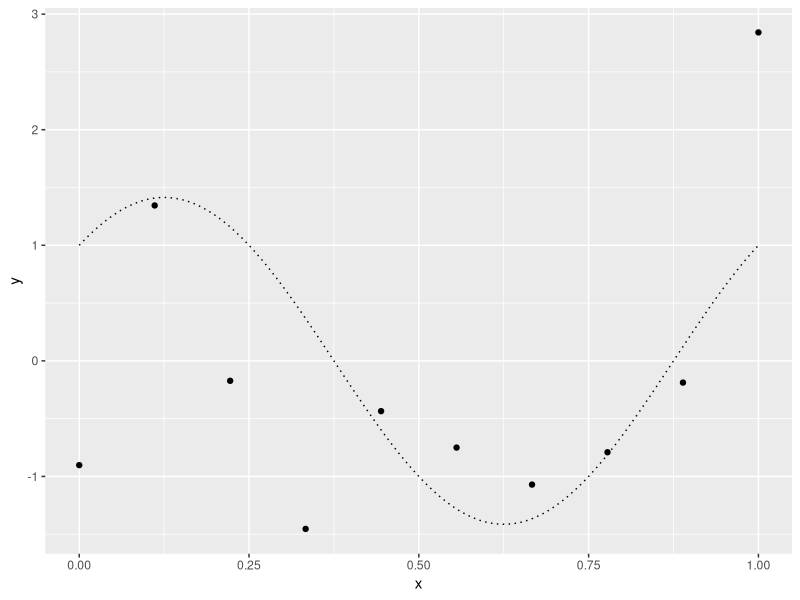

R code for this plot: (Note: this script raises an error after producing the figure.)
## ---- chunk 1
library(knitr)
library(ggplot2)
library(dplyr)
library(tidyr)
options(digits=2)
## ---- chunk 2
set.seed(28) 
sd.modelo <- 1
x <- seq(from = 0, to = 1, length.out = 10)
y <- sin(2*pi*x) + cos(2*pi*x) + rnorm(length(x), mean = 0, sd = sd.modelo)
datos <- data.frame(x, y)
datos
## ---- chunk 3
x.plot <- seq(0,1,0.01)
y.plot <- sin(2*pi*x.plot) + cos(2*pi*x.plot)
graf.1 <- qplot(x,y) + 
    annotate("line", x=x.plot, y=y.plot, linetype="dotted")
graf.1
## ---- chunk 4
ajuste.mod <- function(datos, m){
  lm(y ~ poly(x, degree=m, raw = TRUE), data = datos)
}
modelos <- lapply(1:9, function(i) ajuste.mod(datos, i))
modelos[[1]]
modelos[[3]]
modelos[[7]]
## ---- chunk 5
datos.graf.l <- lapply(1:9, function(i){
   df <- data.frame(grado = i,  x=x.plot , 
        prediccion = predict(modelos[[i]], newdata = data.frame(x=x.plot)),
        esperado = y.plot)
    df   
})
datos.graf <- rbind_all(datos.graf.l)

datos.graf.m <- datos.graf %>% gather(variable, valor, prediccion:esperado)
graf.2 <- ggplot(datos.graf.m, aes(x=x, y=valor, linetype=variable )) + 
    geom_line() +
    facet_wrap(~grado) 
graf.2.1 <- graf.2 + annotate("point",x=datos$x, y=datos$y, colour="black")
graf.2.1
## ---- chunk 6
errores.entrenamiento <- sapply(modelos, function(mod){ 
    ajustados.entrenamiento <- fitted(mod)
    sqrt(mean( (y - ajustados.entrenamiento)^2))
    })
errores.entrenamiento
## ---- chunk 7
xp <- rep(x,500)
yp <-  sin(2*pi*xp) + cos(2*pi*xp) +  rnorm(length(xp), mean = 0, sd = sd.modelo)
errores.prueba <- sapply(modelos, function(mod){
    ajustados.prueba <- predict(mod, newdata = data.frame(x=xp))
    sqrt(mean( (yp - ajustados.prueba )^2))
    })
errores.prueba
## ---- chunk 8
errores <- data.frame(grado=1:9, entrenamiento=errores.entrenamiento, 
    prueba = errores.prueba)
errores.m <- errores %>% gather(var, valor, entrenamiento:prueba)
graf.3 <- ggplot(errores.m, aes(x=grado, y=valor, linetype=var)) + geom_point()+
    geom_line() + ylab("Error")
graf.3
## ---- chunk 9
salida.sim.lista <- lapply(1:500, function(x){
    xp <- seq(from = 0, to = 1, length.out = 10)
    yp <- sin(2*pi*xp) + cos(2*pi*xp) + rnorm(length(xp), mean = 0, sd = sd.modelo)
    datos <- data.frame(xp, yp)
    modelos <- lapply(1:9, function(m){
            mod <- lm(yp ~ poly(xp, degree=m, raw = TRUE), data = datos)
        mod
    })
    errores.entrenamiento <- sapply(modelos, function(mod){ 
        ajustados.entrenamiento <- fitted(mod)
        sqrt(mean( (yp - ajustados.entrenamiento)^2))
    })
    y <- sin(2*pi*xp)+cos(2*pi*xp) + rnorm(length(xp), mean = 0, sd = sd.modelo)
    errores.prueba <- sapply(modelos, function(mod){
        ajustados.prueba <- fitted(mod)
        sqrt(mean( (y - ajustados.prueba )^2))
    })
   data.frame(grado = 1:9, errores.entrenamiento, errores.prueba)
})
salida.sim <- rbind_all(salida.sim.lista)

resumen.sim <- salida.sim %>% group_by(grado) %>%
  summarise(error.prueba=mean(errores.prueba), error.entrena = mean(errores.entrenamiento)) %>%
  gather(variable, value, -grado)
  
ggplot(resumen.sim,
     aes(x=grado, y=value, col=variable, group=variable)) + geom_line() +
    geom_point()
